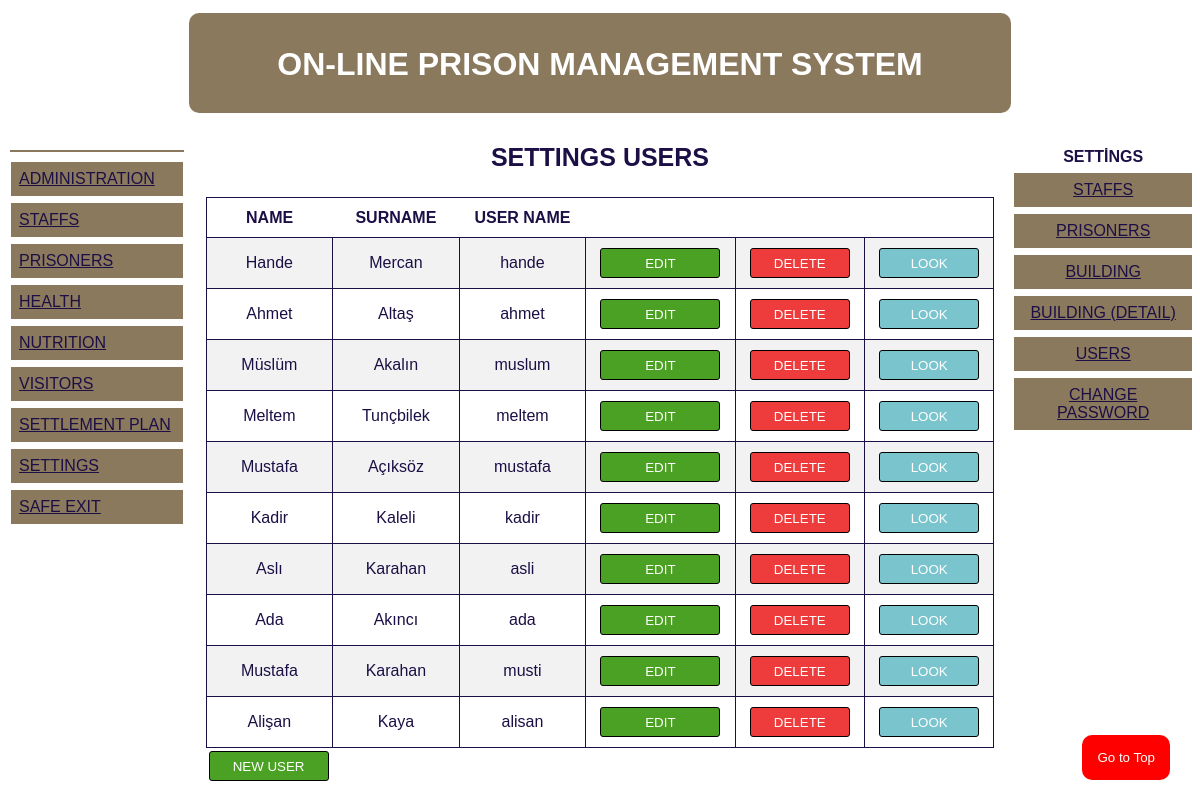
Screenshot of /settingsusers.php with the database file from the repository.
### tables this page shows
CREATE TABLE `users` (
  `id` int(11) NOT NULL,
  `username` varchar(100) NOT NULL,
  `password` varchar(100) NOT NULL,
  `persid` int(11) NOT NULL,
  `security` int(11) NOT NULL
);

CREATE TABLE `staffs` (
  `id` int(11) NOT NULL,
  `persicilno` varchar(15) NOT NULL,
  `ad` varchar(20) NOT NULL,
  `soyad` varchar(30) NOT NULL,
  `cinsiyet` varchar(5) NOT NULL,
  `babaadi` varchar(20) NOT NULL,
  `anneadi` varchar(20) NOT NULL,
  `dogumtarihi` date NOT NULL,
  `uyruk` varchar(10) NOT NULL,
  `dogumyeri` varchar(30) NOT NULL,
  `gorev` varchar(50) NOT NULL,
  `gorevtanim` varchar(250) DEFAULT NULL,
  `baslamatarih` date DEFAULT NULL,
  `baslamasekil` varchar(10) NOT NULL,
  `transferyeri` varchar(200) DEFAULT NULL,
  `tlf` varchar(15) NOT NULL,
  `adres` varchar(250) NOT NULL,
  `medenidurum` varchar(10) NOT NULL,
  `esadsoyad` varchar(60) DEFAULT NULL,
  `cocuksayi` int(11) NOT NULL,
  `cocukbilgi` varchar(300) DEFAULT NULL,
  `kisibilgi` varchar(300) DEFAULT NULL,
  `ayrilistarih` date DEFAULT NULL,
  `ayrilisneden` varchar(25) DEFAULT NULL,
  `resim` varchar(15) DEFAULT NULL,
  `aktiflik` varchar(3) NOT NULL
);

### settingsusers.php (the view, shortened to what this page needs)
<?php
include "config.php";
?>
<!DOCTYPE html>
<html>
<head>
<link rel="stylesheet" href="style.css">
</head>
<body>
<div class= "header">
   <?php require_once "header.php" ?>
</div>
<div style="overflow:auto">
  <div class="menu">
    <?php require_once "menu.php"; ?>
  </div>
  <div class="main">
  <b><h3 style="font-size:25px; text-align:center";>SETTINGS USERS</h3></b>
  <div class="settings">
  <table id="setbuild">
	<tr>
		<th>NAME</th>
    <th>SURNAME</th>
    <th>USER NAME</th>
		<th></th>
    <th></th>
    <th></th>
	</tr>
<?php
$sorgu = $conn->query("SELECT u.username, u.persid, s.ad, s.soyad
                                         FROM users AS u
                                         INNER JOIN staffs as s ON u.persid=s.id");
while ($sonuc = $sorgu->fetch_assoc()) {
$id = $sonuc['persid'];
$ad = $sonuc['ad'];
$soyad = $sonuc['soyad'];
     $data = $sonuc['username'];
     $cipher = 'AES-128-ECB';
     $key = 'merve.1071';
     $user = openssl_decrypt($data, $cipher, $key);
?>
    <tr>
		<td><?php echo $ad;   ?></td>
		<td><?php echo $soyad; ?></td>
    <td><?php echo $user; ?></td>
        <td><a href="settingsuseredit.php?id=<?php echo $id; ?>" ><input type="submit" class="btn-edit" value="EDIT"></a></td>
        <td><a href="settingsuserdlt.php?id=<?php echo $id; ?>" ><input type="submit" class="btn-dlt" value="DELETE"></a></td>
		    <td><a href="settingsusersee.php?id=<?php echo $id; ?>" ><input type="submit" class="btn-look" value="LOOK"></a></td>
	</tr>
<?php
} ?>
</table>
 </div>
 <table><tr><td><a href="settingsuseradd.php" ><input type="submit" class="btn-edit" value="NEW USER"></a></td></tr></table>
 <button onclick="topFunction()" id="myBtn" title="Go To Top">Go to Top</button>
  </div>
  <div class="right">
  <?php require_once "men.php"; ?>
  </div>
</div>
</body>
</html>

### style.css (style rules this page uses)
* { box-sizing: border-box; font-family: Arial, sans-serif; color:#1c0f45; }
.main { float: left; width: 70%; padding: 0 20px; }
.menu { float: left; width: 15%; text-align: left; margin: 30px auto; color:black; }
.right { float: left; width: 15%; text-align: center; margin: 30px auto; color:black; }

### settingsusers.php (style rules this page uses)
#setbuild { width:100%; border:1px solid; border-collapse:collapse; }
#setbuild td { width:15%; border:1px solid; text-align:center; padding: 10px; }
#setbuild th { padding: 10px; height:40px; }
#setbuild tr:nth-child(even) { background-color: #f2f2f2; }
.btn-edit { background-color:#4ba123; border-radius:3px; border:1px solid black; width:120px; height:30px; color:white; }
.btn-dlt { background-color:#ee3b3b; border-radius:3px; border:1px solid black; color:white; width:100px; height:30px; color:white; }
.btn-look { background-color:#7ac5cd; border-radius:3px; border:1px solid black; width:100px; height:30px; color:white; }
#myBtn { position: fixed; bottom: 20px; right: 30px; z-index: 99; border: none; outline: none; background-color: red; color: white; cursor: pointer; padding: 15px; border-radius: 10px; transition:all 1s linear; }

### header.php (style rules this page uses)
.header { padding:5px; text-align:center; }

### rows the page displays
users: staffs.ad "Hande", staffs.soyad "Mercan", username "hande"
users: staffs.ad "Ahmet", staffs.soyad "Altaş", username "ahmet"
users: staffs.ad "Müslüm", staffs.soyad "Akalın", username "muslum"
users: staffs.ad "Meltem", staffs.soyad "Tunçbilek", username "meltem"
users: staffs.ad "Mustafa", staffs.soyad "Açıksöz", username "mustafa"
users: staffs.ad "Kadir", staffs.soyad "Kaleli", username "kadir"
users: staffs.ad "Aslı", staffs.soyad "Karahan", username "asli"
users: staffs.ad "Ada", staffs.soyad "Akıncı", username "ada"
users: staffs.ad "Mustafa", staffs.soyad "Karahan", username "musti"
users: staffs.ad "Alişan", staffs.soyad "Kaya", username "alisan"
